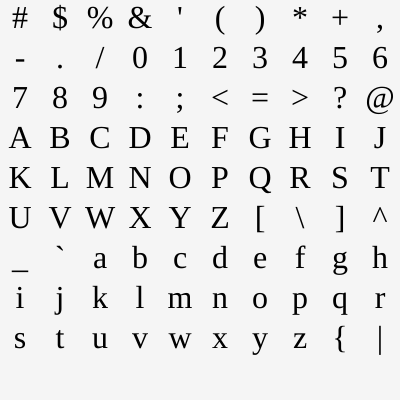
Frame 1 (no input)
Frame 60 (no input): identical to frame 1, image omitted
Frame 120 (the mouse pressed at the canvas centre since frame 60): identical to frame 1, image omitted

The p5.js sketch that drew this single still picture (run headless with seeded random() and noise() and a simulated clock; from frame 60 on, the mouse is pressed at the canvas centre):

// p5.js sketch
// ── sketch.js
let words = [];

function setup() {
  createCanvas(400, 400);
  textFont('Georgia');
  textSize(32);
  textAlign(CENTER, CENTER);
  
  let x = 20, y = 20;
  for (let i = 0; i < 90; i++) {
	let w = new Word(char(i+35), x, y);	  
    if (i % 10 == 9) {
      y += 40;
      x = -20;
    }
    x += 40;
    words.push(w);
  }
  
  let vowels = words.filter(w => /AEIOU/.test(w));
  console.log(vowels);
}

function draw() {
  background(245);
  words.forEach(w => w.render());
}














// ── word.js
class Word {
  
  constructor(t,x,y) {
    this.text = t;
    this.color = 'black';
    this.x = x;
    this.y = y;
  }
  
  setColor(c) {
    this.color = c;
  }
  
  render(col) {
    
    fill(this.color);
    text(this.text, this.x, this.y);
  }
}
